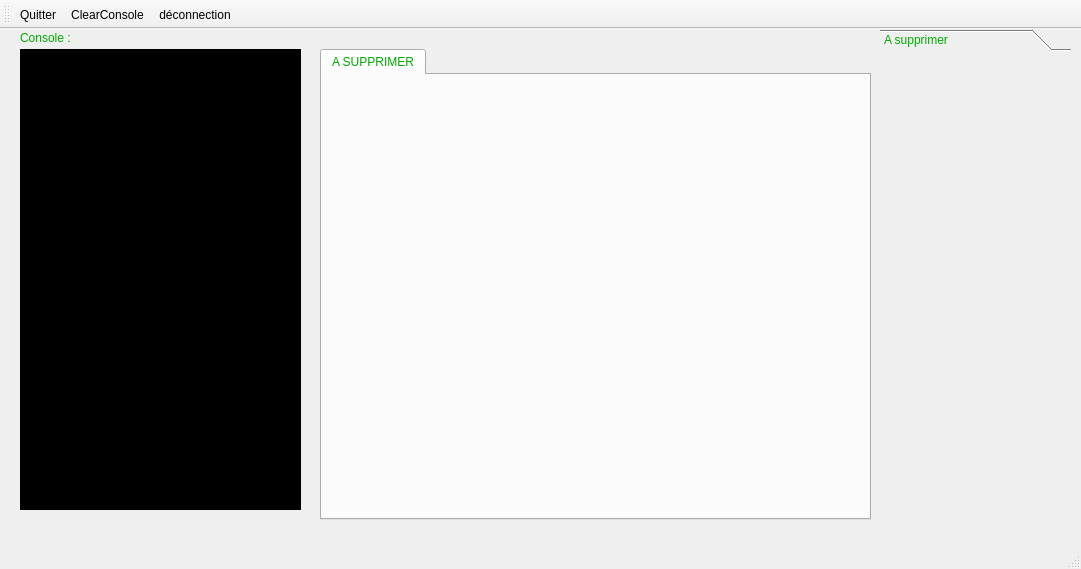
<?xml version="1.0" encoding="UTF-8"?>
<ui version="4.0">
 <class>MainWindow</class>
 <widget class="QMainWindow" name="MainWindow">
  <property name="geometry">
   <rect>
    <x>0</x>
    <y>0</y>
    <width>1081</width>
    <height>569</height>
   </rect>
  </property>
  <property name="windowTitle">
   <string>ROVER - PILOTE</string>
  </property>
  <widget class="QWidget" name="centralWidget">
   <widget class="QTextBrowser" name="console">
    <property name="geometry">
     <rect>
      <x>20</x>
      <y>20</y>
      <width>281</width>
      <height>461</height>
     </rect>
    </property>
    <property name="styleSheet">
     <string notr="true">background-color: rgb(0, 0, 0);
color: rgb(14, 241, 33);</string>
    </property>
   </widget>
   <widget class="QTabWidget" name="tabCentrale">
    <property name="geometry">
     <rect>
      <x>320</x>
      <y>20</y>
      <width>551</width>
      <height>471</height>
     </rect>
    </property>
    <property name="styleSheet">
     <string notr="true">color: rgb(0, 170, 0);</string>
    </property>
    <property name="currentIndex">
     <number>0</number>
    </property>
    <widget class="QWidget" name="tabVide">
     <attribute name="title">
      <string>A SUPPRIMER</string>
     </attribute>
    </widget>
   </widget>
   <widget class="QToolBox" name="tbMenu">
    <property name="enabled">
     <bool>true</bool>
    </property>
    <property name="geometry">
     <rect>
      <x>880</x>
      <y>0</y>
      <width>191</width>
      <height>481</height>
     </rect>
    </property>
    <property name="acceptDrops">
     <bool>false</bool>
    </property>
    <property name="styleSheet">
     <string notr="true">color: rgb(0, 170, 0);</string>
    </property>
    <property name="currentIndex">
     <number>0</number>
    </property>
    <widget class="QWidget" name="pgVide">
     <property name="geometry">
      <rect>
       <x>0</x>
       <y>0</y>
       <width>191</width>
       <height>450</height>
      </rect>
     </property>
     <attribute name="label">
      <string>A supprimer</string>
     </attribute>
    </widget>
   </widget>
   <widget class="QLabel" name="label_2">
    <property name="geometry">
     <rect>
      <x>20</x>
      <y>0</y>
      <width>281</width>
      <height>17</height>
     </rect>
    </property>
    <property name="styleSheet">
     <string notr="true">color: rgb(0, 170, 0);</string>
    </property>
    <property name="text">
     <string>Console :</string>
    </property>
   </widget>
  </widget>
  <widget class="QMenuBar" name="menuBar">
   <property name="geometry">
    <rect>
     <x>0</x>
     <y>0</y>
     <width>1081</width>
     <height>25</height>
    </rect>
   </property>
  </widget>
  <widget class="QToolBar" name="mainToolBar">
   <attribute name="toolBarArea">
    <enum>TopToolBarArea</enum>
   </attribute>
   <attribute name="toolBarBreak">
    <bool>false</bool>
   </attribute>
   <addaction name="actionQuitter"/>
   <addaction name="actionClearConsole"/>
   <addaction name="actionDeconnection"/>
  </widget>
  <widget class="QStatusBar" name="statusBar"/>
  <action name="actionQuitter">
   <property name="icon">
    <iconset resource="ressources.qrc">
     <normaloff>:/icones/ressources/icones/Quit.png</normaloff>:/icones/ressources/icones/Quit.png</iconset>
   </property>
   <property name="text">
    <string>Quitter</string>
   </property>
  </action>
  <action name="actionClearConsole">
   <property name="text">
    <string>ClearConsole</string>
   </property>
  </action>
  <action name="actionDeconnection">
   <property name="text">
    <string>déconnection</string>
   </property>
  </action>
 </widget>
 <layoutdefault spacing="6" margin="11"/>
 <resources>
  <include location="ressources.qrc"/>
 </resources>
 <connections/>
</ui>
